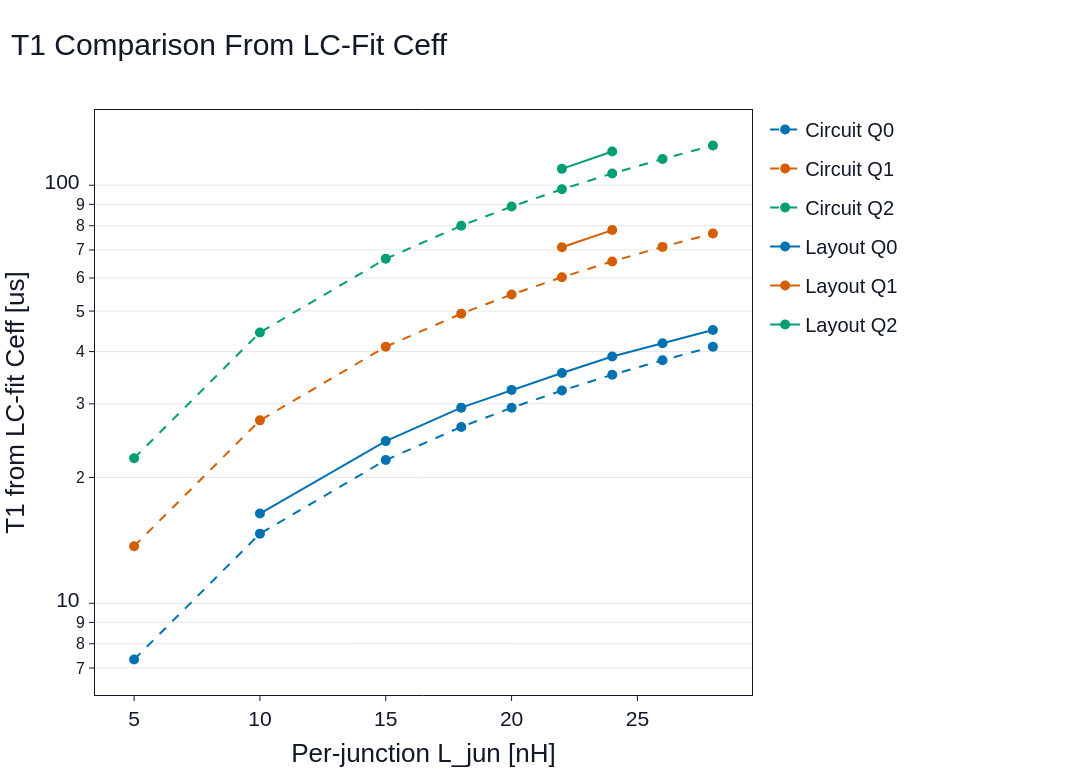

Source (notebook cell):
### Markdown cell above
### T1 comparison from LC-fit Ceff

Purpose: Compares T1 values after applying each source's LC-fit effective capacitance.

Tables: T1 and Ceff rows.

Result key: `layout_vs_circuit_t1_comparison`

### Code cell
show_result("layout_vs_circuit_t1_comparison")

### Figure 1 — Plotly figure (JSON) as saved in the notebook; plotly's stock layout.template omitted (floating-point values rounded to 4 significant figures)
{"data": [{"customdata": [[109.4, 7.331], [109.4, 14.66], [109.4, 21.99], [109.4, 26.39], [109.4, 29.32], [109.4, 32.25], [109.4, 35.19], [109.4, 38.12], [109.4, 41.05]], "hovertemplate": "Circuit Q0<br>Ljun=%{x:.3f} nH<br>T1(LC fit Ceff)=%{y:.6g} us<br>Ceff LC fit=%{customdata[0]:.3f} fF<br>T1(Q3D Ceff ref)=%{customdata[1]:.6g} us<extra></extra>", "legendgroup": "Circuit-Q0", "line": {"color": "#0072B2", "dash": "dash"}, "marker": {"size": 10}, "mode": "markers+lines", "name": "Circuit Q0", "type": "scatter", "x": [5.0, 10.0, 15.0, 18.0, 20.0, 22.0, 24.0, 26.0, 28.0], "y": [7.337, 14.67, 22.01, 26.41, 29.35, 32.28, 35.21, 38.15, 41.08]}, {"customdata": [[109.5, 13.68], [109.5, 27.37], [109.5, 41.05], [109.5, 49.26], [109.5, 54.74], [109.5, 60.21], [109.5, 65.68], [109.5, 71.16], [109.5, 76.63]], "hovertemplate": "Circuit Q1<br>Ljun=%{x:.3f} nH<br>T1(LC fit Ceff)=%{y:.6g} us<br>Ceff LC fit=%{customdata[0]:.3f} fF<br>T1(Q3D Ceff ref)=%{customdata[1]:.6g} us<extra></extra>", "legendgroup": "Circuit-Q1", "line": {"color": "#D55E00", "dash": "dash"}, "marker": {"size": 10}, "mode": "markers+lines", "name": "Circuit Q1", "type": "scatter", "x": [5.0, 10.0, 15.0, 18.0, 20.0, 22.0, 24.0, 26.0, 28.0], "y": [13.69, 27.38, 41.08, 49.29, 54.77, 60.24, 65.72, 71.2, 76.67]}, {"customdata": [[109.3, 22.22], [109.3, 44.43], [109.3, 66.65], [109.3, 79.98], [109.3, 88.87], [109.3, 97.75], [109.3, 106.6], [109.3, 115.5], [109.3, 124.4]], "hovertemplate": "Circuit Q2<br>Ljun=%{x:.3f} nH<br>T1(LC fit Ceff)=%{y:.6g} us<br>Ceff LC fit=%{customdata[0]:.3f} fF<br>T1(Q3D Ceff ref)=%{customdata[1]:.6g} us<extra></extra>", "legendgroup": "Circuit-Q2", "line": {"color": "#009E73", "dash": "dash"}, "marker": {"size": 10}, "mode": "markers+lines", "name": "Circuit Q2", "type": "scatter", "x": [5.0, 10.0, 15.0, 18.0, 20.0, 22.0, 24.0, 26.0, 28.0], "y": [22.23, 44.45, 66.68, 80.01, 88.9, 97.79, 106.7, 115.6, 124.5]}, {"customdata": [[111.4, NaN], [111.4, NaN], [111.4, NaN], [111.4, NaN], [111.4, NaN], [111.4, NaN], [111.4, NaN], [111.4, NaN]], "hovertemplate": "Layout Q0<br>Ljun=%{x:.3f} nH<br>T1(LC fit Ceff)=%{y:.6g} us<br>Ceff LC fit=%{customdata[0]:.3f} fF<br>T1(Q3D Ceff ref)=%{customdata[1]:.6g} us<extra></extra>", "legendgroup": "Layout-Q0", "line": {"color": "#0072B2", "dash": "solid"}, "marker": {"size": 10}, "mode": "markers+lines", "name": "Layout Q0", "type": "scatter", "x": [10.0, 15.0, 18.0, 20.0, 22.0, 24.0, 26.0, 28.0], "y": [16.39, 24.43, 29.37, 32.39, 35.56, 38.93, 41.89, 45.05]}, {"customdata": [[111.9, NaN], [111.9, NaN]], "hovertemplate": "Layout Q1<br>Ljun=%{x:.3f} nH<br>T1(LC fit Ceff)=%{y:.6g} us<br>Ceff LC fit=%{customdata[0]:.3f} fF<br>T1(Q3D Ceff ref)=%{customdata[1]:.6g} us<extra></extra>", "legendgroup": "Layout-Q1", "line": {"color": "#D55E00", "dash": "solid"}, "marker": {"size": 10}, "mode": "markers+lines", "name": "Layout Q1", "type": "scatter", "x": [22.0, 24.0], "y": [71.06, 78.11]}, {"customdata": [[112.0, NaN], [112.0, NaN]], "hovertemplate": "Layout Q2<br>Ljun=%{x:.3f} nH<br>T1(LC fit Ceff)=%{y:.6g} us<br>Ceff LC fit=%{customdata[0]:.3f} fF<br>T1(Q3D Ceff ref)=%{customdata[1]:.6g} us<extra></extra>", "legendgroup": "Layout-Q2", "line": {"color": "#009E73", "dash": "solid"}, "marker": {"size": 10}, "mode": "markers+lines", "name": "Layout Q2", "type": "scatter", "x": [22.0, 24.0], "y": [109.4, 120.4]}], "layout": {"font": {"color": "#111827", "family": "Arial, Helvetica, sans-serif", "size": 21}, "height": 780, "hovermode": "closest", "legend": {"font": {"color": "#111827", "family": "Arial, Helvetica, sans-serif", "size": 20}, "orientation": "v", "x": 1.02, "xanchor": "left", "y": 1, "yanchor": "top"}, "margin": {"b": 85, "l": 95, "r": 340, "t": 110}, "paper_bgcolor": "#FFFFFF", "plot_bgcolor": "#FFFFFF", "title": {"font": {"color": "#111827", "family": "Arial, Helvetica, sans-serif", "size": 30}, "text": "T1 Comparison From LC-Fit Ceff", "x": 0.01, "xanchor": "left"}, "width": 1200, "xaxis": {"gridcolor": "#E5E7EB", "gridwidth": 1, "linecolor": "#111827", "linewidth": 1, "mirror": true, "showgrid": false, "showline": true, "tickcolor": "#111827", "tickfont": {"color": "#111827", "family": "Arial, Helvetica, sans-serif", "size": 21}, "ticks": "outside", "title": {"font": {"color": "#111827", "family": "Arial, Helvetica, sans-serif", "size": 26}, "standoff": 14, "text": "Per-junction L_jun [nH]"}, "zeroline": false}, "yaxis": {"gridcolor": "#E5E7EB", "gridwidth": 1, "linecolor": "#111827", "linewidth": 1, "mirror": true, "showgrid": true, "showline": true, "tickcolor": "#111827", "tickfont": {"color": "#111827", "family": "Arial, Helvetica, sans-serif", "size": 21}, "ticks": "outside", "title": {"font": {"color": "#111827", "family": "Arial, Helvetica, sans-serif", "size": 26}, "standoff": 14, "text": "T1 from LC-fit Ceff [us]"}, "type": "log", "zeroline": false}}}
